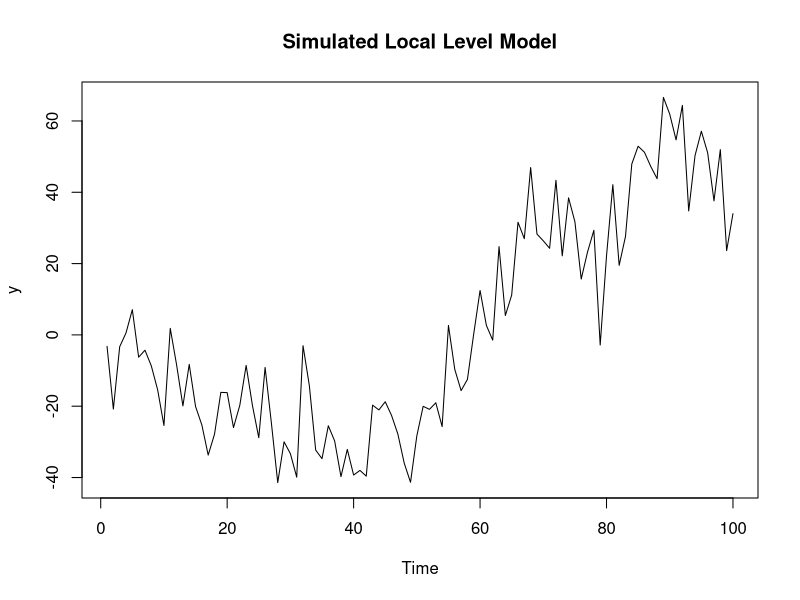
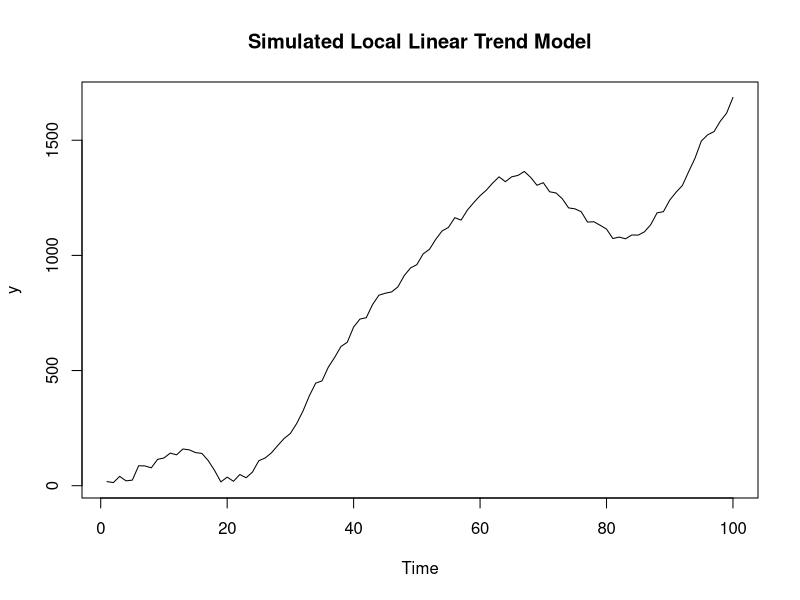
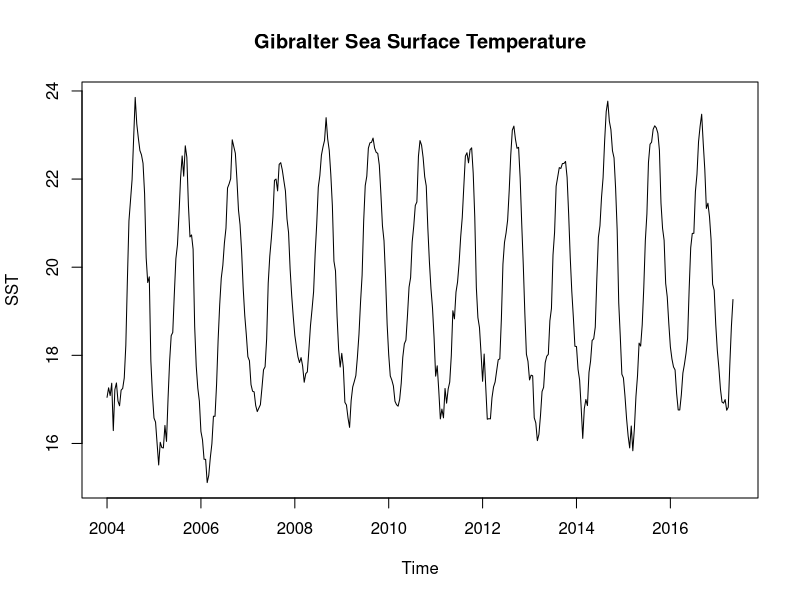

R code for these plots, in order:
## ---- chunk 1
knitr::opts_chunk$set(echo = FALSE, fig.align = 'center', out.width = '95%',
                      message = FALSE)
## ---- chunk 2
ll_sim <- function(n = 100, sigma = c(10, 5)){
  sig_eps <- sigma[1]
  sig_xi <- sigma[2]
  y <- numeric(n)
  mu <- numeric(n)
  mu[1] <- rnorm(1, sd = sig_xi)
  for(t in 1:n){
    mu[t+1] <- mu[t] + rnorm(1, sd = sig_xi)
    y[t] <- mu[t] + rnorm(1, sd = sig_eps)
  }
  return(ts(y))
}

y <- ll_sim()
plot(y, main = 'Simulated Local Level Model')
## ---- chunk 3
set.seed(42)
llt_sim <- function(n = 100, sigma = c(10, 10, 10)){
  sig_eps <- sigma[1]
  sig_xi <- sigma[2]
  sig_zeta <- sigma[3]
  y <- numeric(n)
  mu <- numeric(n)
  nu <- numeric(n)
  mu[1] <- rnorm(1, sd = sig_xi)
  nu[1] <- rnorm(1, sd = sig_zeta)
  for(t in 1:n){
    nu[t+1] <- nu[t] + rnorm(1, sd = sig_zeta)  # trend
    mu[t+1] <- mu[t] + nu[t] + rnorm(1, sd = sig_xi)  # level
    y[t] <- mu[t] + rnorm(1, sd = sig_eps)
  }
  return(ts(y))
}

y <- llt_sim()
plot(y, main = 'Simulated Local Linear Trend Model')
## ---- chunk 4
library(readr)
gilbralter <- read_csv("data/gilbraltersimple.csv")  
gilb <- ts(gilbralter$tempMean, start=c(2004,1,13), end=c(2017, 11, 25), frequency=30)
plot(gilb, main = 'Gibralter Sea Surface Temperature', ylab = 'SST')
